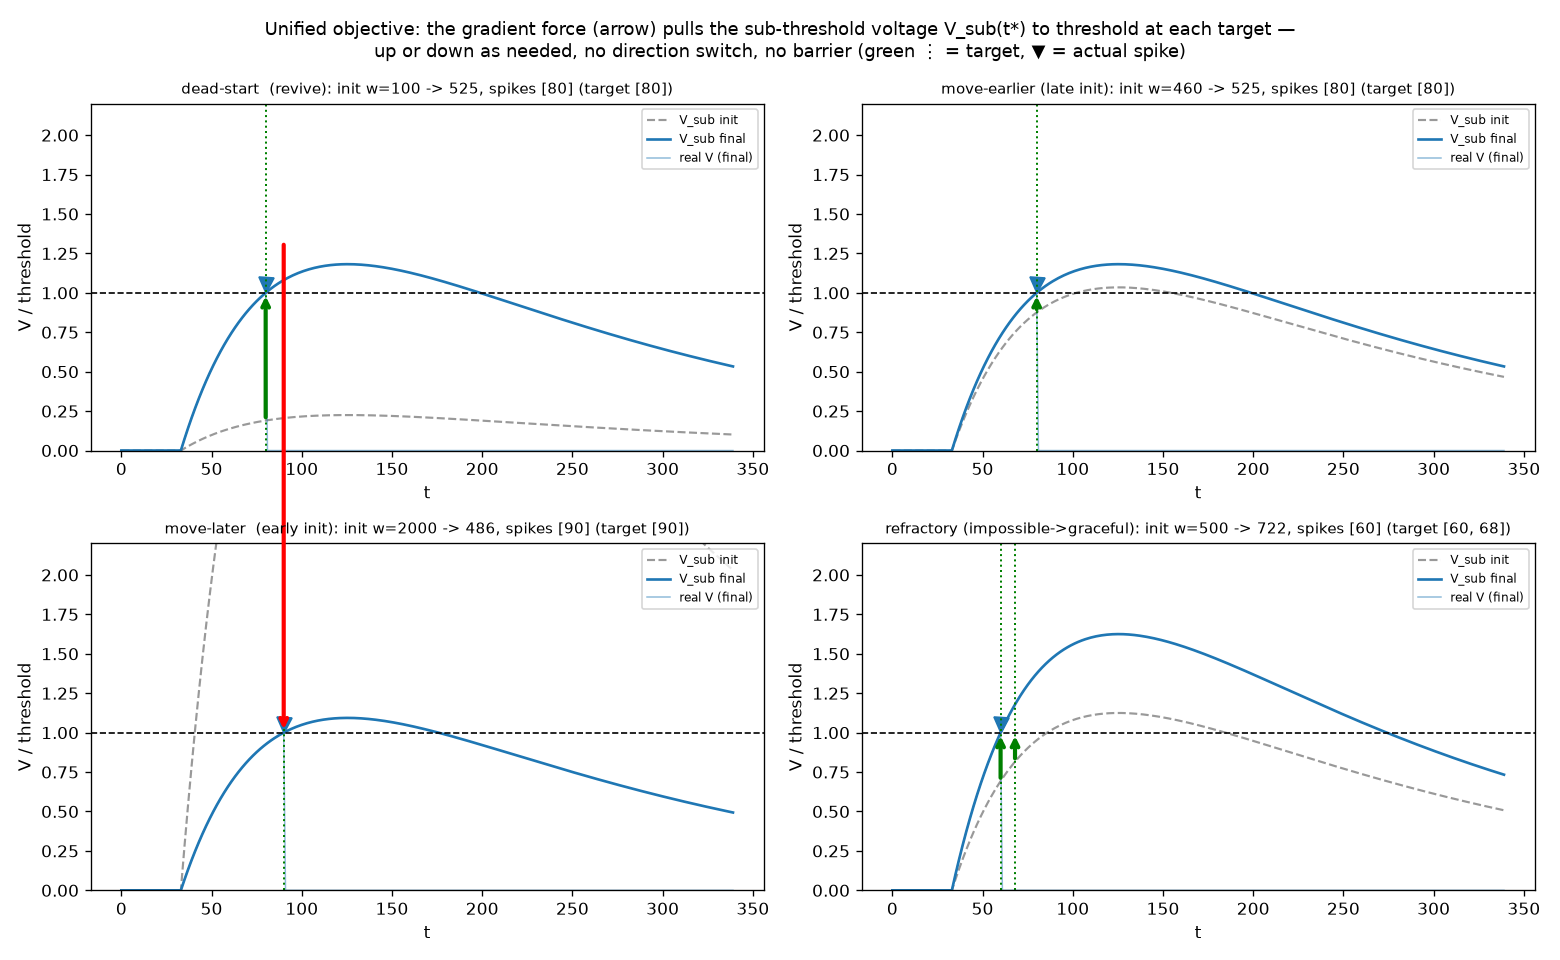

Write Python code to recreate this figure.
"""Voltages + gradient force for the unified sub-threshold-voltage objective.

For a single input the objective acts on the SUB-THRESHOLD voltage
V_sub(t) = w * hk(t - t_in) (no reset), pulling V_sub(t*) -> th at each target.
The gradient force at a target is  (th - V_sub(t*))  (up if below th, down if
above) — this is monotonic in w, so it points the right way whether the spike
must move earlier or later, or be revived from dead.

Each panel: init V_sub (grey dashed) and final V_sub (blue); the real forward
voltage after learning (thin, with the actual spike); threshold; target time;
and the INITIAL gradient force at the target (green up / red down arrow).
"""

import sys, os
sys.path.insert(0, "/workspace/project/gradient_study")
os.environ.setdefault("MPLBACKEND", "Agg")
import numpy as np
import matplotlib.pyplot as plt
from grad_method import lif_tangent, TH, DIR
import grad_unified as U

T = U.T
TIN = 15


def vsub(w):
    return np.array([w * U.hk(t - TIN) for t in range(T)])


def realV(w):
    return lif_tangent(np.array([float(w)]), U.make_input([TIN]), T)[0]


CASES = [
    ("dead-start  (revive)",       [80],  100),
    ("move-earlier (late init)",   [80],  460),   # fires ~102 -> must move earlier
    ("move-later  (early init)",   [90],  2000),  # fires ~41  -> must move later
    ("refractory (impossible->graceful)", [60, 68], 500),
]


def main():
    fig, axes = plt.subplots(2, 2, figsize=(13, 8))
    for ax, (name, targets, w0) in zip(axes.ravel(), CASES):
        wf = U.train(w0, [TIN], targets)[0]
        Vsi, Vsf = vsub(w0), vsub(wf)
        Vr = realV(wf)
        ax.plot(Vsi / TH, color="0.6", ls="--", lw=1.3, label="V_sub init")
        ax.plot(Vsf / TH, color="C0", lw=1.6, label="V_sub final")
        ax.plot(Vr / TH, color="C0", lw=0.9, alpha=0.5, label="real V (final)")
        ax.axhline(1.0, color="k", ls="--", lw=1)
        sp = lif_tangent(np.array([wf]), U.make_input([TIN]), T)[1]
        ax.plot(sp, [1.05] * len(sp), "v", color="C0", ms=9)
        for tt in targets:
            ax.axvline(tt, color="green", ls=":", lw=1.2)
            # initial gradient force at the target: (th - V_sub_init(t*))/th
            f = (TH - Vsi[tt]) / TH
            col = "green" if f > 0 else "red"
            ax.annotate("", xy=(tt, 1.0), xytext=(tt, Vsi[tt] / TH),
                        arrowprops=dict(arrowstyle="->", color=col, lw=2.5))
        ax.set_title(f"{name}: init w={w0:.0f} -> {wf:.0f}, spikes {sp} (target {targets})",
                     fontsize=9)
        ax.set_ylabel("V / threshold"); ax.set_ylim(0, 2.2); ax.set_xlabel("t")
        ax.legend(fontsize=7, loc="upper right")
    fig.suptitle("Unified objective: the gradient force (arrow) pulls the sub-threshold "
                 "voltage V_sub(t*) to threshold at each target —\nup or down as needed, "
                 "no direction switch, no barrier (green ⋮ = target, ▼ = actual spike)",
                 fontsize=11)
    fig.tight_layout()
    fig.savefig(f"{DIR}/grad_unified_viz.png", dpi=120)
    print("wrote", f"{DIR}/grad_unified_viz.png")
    for name, targets, w0 in CASES:
        wf = U.train(w0, [TIN], targets)[0]
        sp = lif_tangent(np.array([wf]), U.make_input([TIN]), T)[1]
        print(f"  {name:34s} w {w0}->{wf:.0f}  spikes {sp}  target {targets}")


if __name__ == "__main__":
    main()
